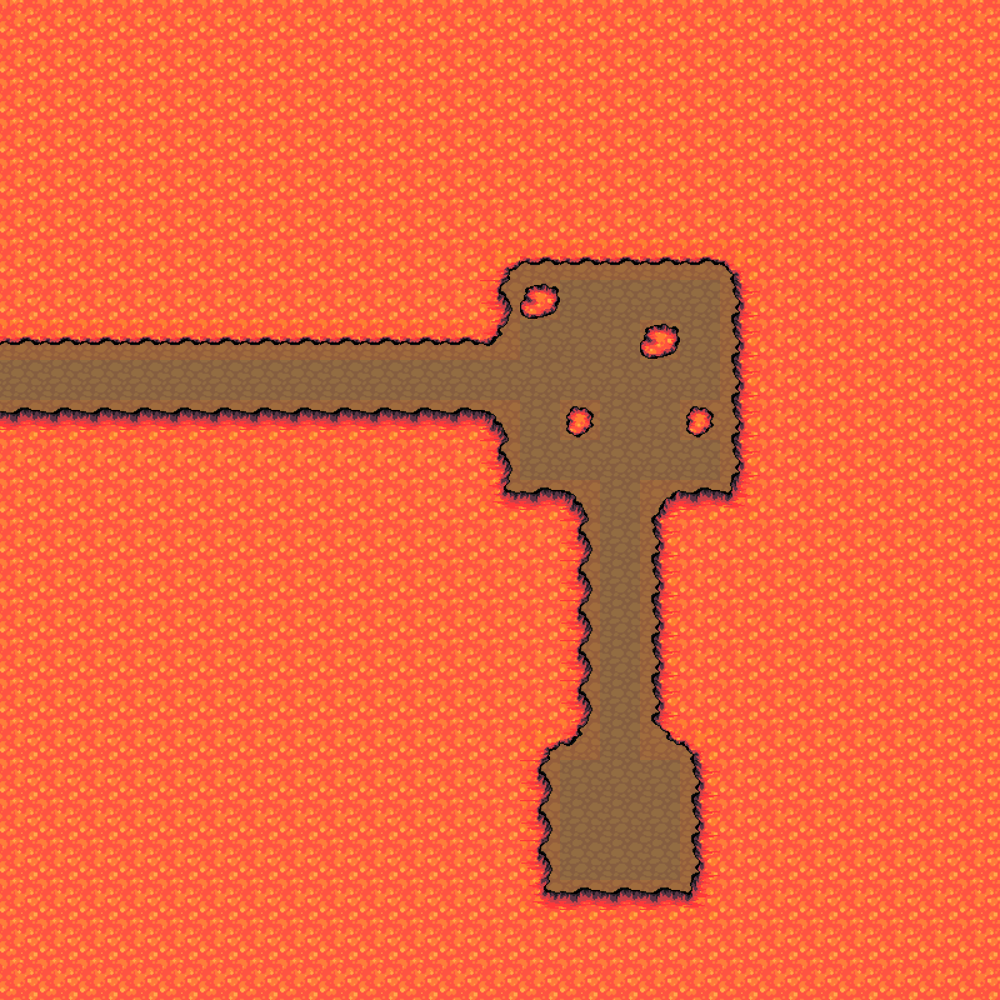

A 2D game scene composited from a Tiled map and its tileset images. What follows is a short description and the map's XML, with every tile layer's data as written:
An orthogonal 25x25 tile map with 40x40 px tiles, 1 tile layer (Capa de Patrones 1).

<map version="1.0" tiledversion="1.1.4" orientation="orthogonal" renderorder="left-down" width="25" height="25" tilewidth="40" tileheight="40" infinite="0" nextobjectid="1">
 <tileset firstgid="1" source="spriteness.tsx" />
 <layer name="Capa de Patrones 1" width="25" height="25">
  <data encoding="csv">
147,147,147,147,147,147,147,147,147,147,147,147,147,147,147,147,147,147,147,147,147,147,147,147,147,
147,147,147,147,147,147,147,147,147,147,147,147,147,147,147,147,147,147,147,147,147,147,147,147,147,
147,147,147,147,147,147,147,147,147,147,147,147,147,147,147,147,147,147,147,147,147,147,147,147,147,
147,147,147,147,147,147,147,147,147,147,147,147,147,147,147,147,147,147,147,147,147,147,147,147,147,
147,147,147,147,147,147,147,147,147,147,147,147,147,147,147,147,147,147,147,147,147,147,147,147,147,
147,147,147,147,147,147,147,147,147,147,147,147,147,147,147,147,147,147,147,147,147,147,147,147,147,
147,147,147,147,147,147,147,147,147,147,147,147,155,158,158,158,158,158,154,147,147,147,147,147,147,
147,147,147,147,147,147,147,147,147,147,147,147,160,162,83,83,83,83,161,147,147,147,147,147,147,
158,158,158,158,158,158,158,158,158,158,158,158,157,83,83,83,162,83,161,147,147,147,147,147,147,
83,83,83,83,83,83,83,83,83,83,83,83,83,83,83,83,83,83,161,147,147,147,147,147,147,
150,150,150,150,150,150,150,150,150,150,150,150,149,83,156,83,83,156,161,147,147,147,147,147,147,
147,147,147,147,147,147,147,147,147,147,147,147,160,83,83,83,83,83,161,147,147,147,147,147,147,
147,147,147,147,147,147,147,147,147,147,147,147,153,150,149,83,151,150,152,147,147,147,147,147,147,
147,147,147,147,147,147,147,147,147,147,147,147,147,147,160,83,161,147,147,147,147,147,147,147,147,
147,147,147,147,147,147,147,147,147,147,147,147,147,147,160,83,161,147,147,147,147,147,147,147,147,
147,147,147,147,147,147,147,147,147,147,147,147,147,147,160,83,161,147,147,147,147,147,147,147,147,
147,147,147,147,147,147,147,147,147,147,147,147,147,147,160,83,161,147,147,147,147,147,147,147,147,
147,147,147,147,147,147,147,147,147,147,147,147,147,147,160,83,161,147,147,147,147,147,147,147,147,
147,147,147,147,147,147,147,147,147,147,147,147,147,155,157,83,159,154,147,147,147,147,147,147,147,
147,147,147,147,147,147,147,147,147,147,147,147,147,160,83,83,83,161,147,147,147,147,147,147,147,
147,147,147,147,147,147,147,147,147,147,147,147,147,160,83,83,83,161,147,147,147,147,147,147,147,
147,147,147,147,147,147,147,147,147,147,147,147,147,160,83,83,83,161,147,147,147,147,147,147,147,
147,147,147,147,147,147,147,147,147,147,147,147,147,153,150,150,150,152,147,147,147,147,147,147,147,
147,147,147,147,147,147,147,147,147,147,147,147,147,147,147,147,147,147,147,147,147,147,147,147,147,
147,147,147,147,147,147,147,147,147,147,147,147,147,147,147,147,147,147,147,147,147,147,147,147,147
</data>
 </layer>
</map>
